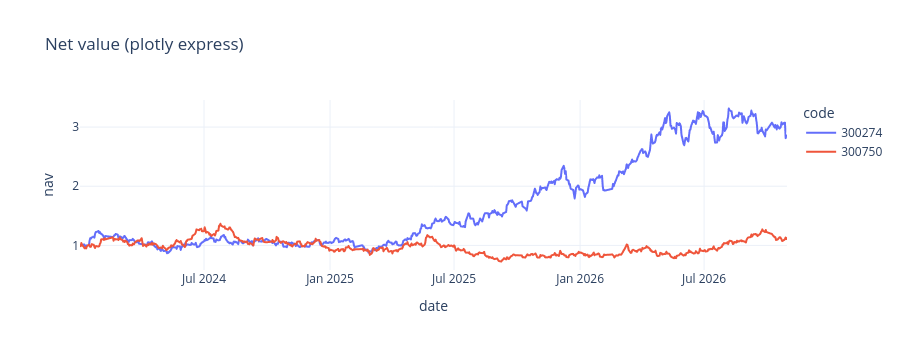

Source (notebook cell):
### Markdown cell above
## 📘 基本概念 6：plotly 的两种写法

一张 plotly 图 = **data（一条条数据 trace：折线、柱子、K 线）+ layout（标题、坐标轴、尺寸等外观）**。

| 写法 | 特点 | 什么时候用 |
|---|---|---|
| `plotly.express`（px） | 一行出图，自动处理颜色和图例 | 探索数据、常规图表 |
| `plotly.graph_objects`（go） | 一条条 trace 自己加，控制更细 | K 线、多子图、组合图 |

### Code cell
import plotly.express as px

fig = px.line(df, x="date", y="nav", color="code", title="Net value (plotly express)")   # 一行出图
fig.update_layout(height=350, template="plotly_white")
fig.show()

print("这张图有几条 trace：", len(fig.data))
print("第一条 trace 的类型：", type(fig.data[0]).__name__)
print("layout 里的标题：", fig.layout.title.text)

### Figure 1 — Plotly figure (JSON) as saved in the notebook; plotly's stock layout.template omitted (floating-point values rounded to 4 significant figures; data arrays with more than 128 entries replaced by an {"elided": "..."} marker saying what was removed)
{"data": [{"hovertemplate": "code=300274<br>date=%{x}<br>nav=%{y}<extra></extra>", "legendgroup": "300274", "line": {"color": "#636efa", "dash": "solid"}, "marker": {"symbol": "circle"}, "mode": "lines", "name": "300274", "showlegend": true, "type": "scattergl", "x": {"elided": "705 str values"}, "xaxis": "x", "y": {"elided": "705 float values"}, "yaxis": "y"}, {"hovertemplate": "code=300750<br>date=%{x}<br>nav=%{y}<extra></extra>", "legendgroup": "300750", "line": {"color": "#EF553B", "dash": "solid"}, "marker": {"symbol": "circle"}, "mode": "lines", "name": "300750", "showlegend": true, "type": "scattergl", "x": {"elided": "705 str values"}, "xaxis": "x", "y": {"elided": "705 float values"}, "yaxis": "y"}], "layout": {"height": 350, "legend": {"title": {"text": "code"}, "tracegroupgap": 0}, "title": {"text": "Net value (plotly express)"}, "xaxis": {"anchor": "y", "domain": [0.0, 1.0], "title": {"text": "date"}}, "yaxis": {"anchor": "x", "domain": [0.0, 1.0], "title": {"text": "nav"}}}}
